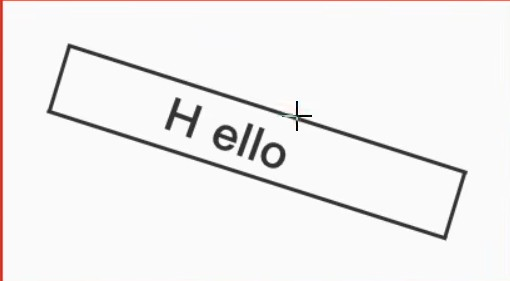
#> input picture img/hello.jpg, 510 x 281 px, found by its file name
$ python lunkuo.py
#> lines starting #> are read from the running program, lines starting #| are printed output that depends on the picture; after the words box and inside, x2 and y2 are one past the last pixel; in counts of white or black regions, pixels touching at a corner belong together
import cv2
import numpy as np

img = cv2.imread('./img/hello.jpg')
#> img is the input picture: shape (281, 510, 3); mean B, G, R 241, 241.1, 242.4

# 变灰度图
gray = cv2.cvtColor(img, cv2.COLOR_BGR2GRAY)
# 二值化
ret, dst = cv2.threshold(gray, 110, 250, cv2.THRESH_BINARY)
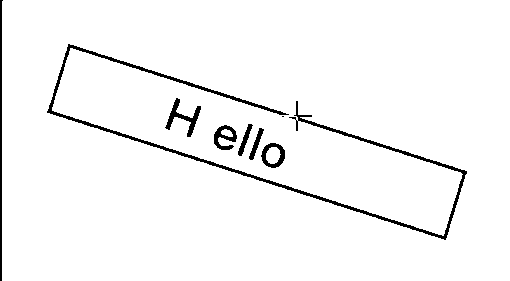
#> dst: shape (281, 510); values 0 (black) and 250 (white), 96.6% white; 8 black regions (1 under 20 px)
# 轮廓查找
cont, hier = cv2.findContours(dst, cv2.RETR_TREE, cv2.CHAIN_APPROX_SIMPLE)
#> cont = 12 contours, 1 with area under 20; largest, box (x1, y1, x2, y2) and area: (2, 0, 510, 281) 141960, (46, 43, 468, 241) 3941, (260, 142, 286, 169) 498, (164, 97, 202, 138) 458, (213, 124, 238, 151) 406

# 绘制轮廓直接修改原图
# 可copy一份
img_copy = img.copy()
cv2.drawContours(img_copy, cont, 1, (0,0,255), 2)
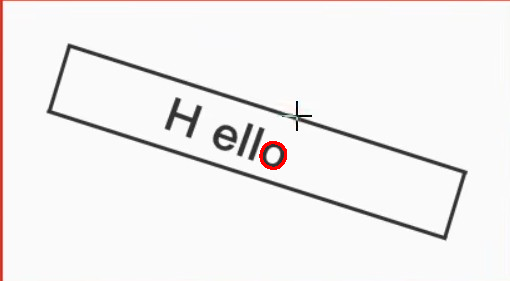
#> img_copy: shape (281, 510, 3); 0.19% of pixels changed, all inside (x1, y1, x2, y2) = (259, 141, 287, 170)

'''
#  面积， 周长
area = cv2.contourArea(cont[1])
pre = cv2.arcLength(cont[1], closed=True)

# 多边形逼近， 近似模拟手的轮廓
approx = cv2.approxPolyDP(cont[0], 20, closed=True)
# approx 是一个轮廓数据
cv2.drawContours(img_copy, [approx], 0, (0,255,0), 2)

# 凸包
hull = cv2.convexHull(cont[0])
cv2.drawContours(img_copy, [hull], 0, (255,0,0), 2)
'''

'''
# 最小外接矩形
# rect是一个Rotated Rect 旋转的矩形， 矩形的起始坐标(x, v)，矩形的长宽，矩形旋转角度
rect = cv2.minAreaRect(cont[1])
box = cv2.boxPoints(rect)
# 坐标必须是整数
box = np.int0(box)
cv2.drawContours(img_copy, [box], 0, (255,0,0), 2)
'''

#  最大外接矩形
x, y, w, h= cv2.boundingRect(cont[1])
#> x = 260; y = 142; w = 26; h = 27
cv2.rectangle(img, (x,y), (x+w, y+h), (0,0,255), 2)
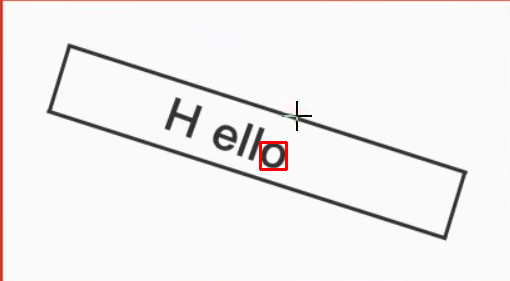
#> img: shape (281, 510, 3); 0.22% of pixels changed, all inside (x1, y1, x2, y2) = (259, 141, 288, 171)


# print("面积：", area, "周长：", pre)
cv2.imshow("img_copy", img_copy)
cv2.waitKey(0)
cv2.destroyAllWindows()

$ run again, with img/20.jpg copied over img/hello.jpg
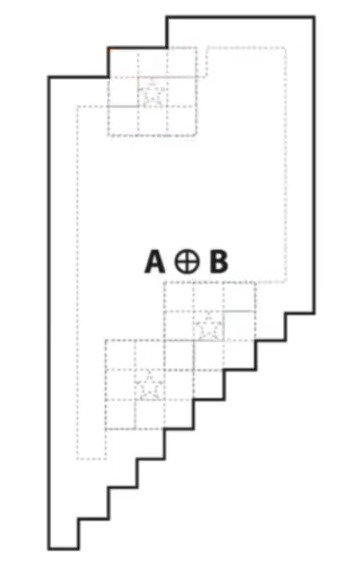
#> input picture img/20.jpg, 358 x 567 px, found by its file name
#> img is the input picture: shape (567, 358, 3); mean B, G, R 247.1, 247.2, 247.2
#> `ret, dst = cv2.threshold(gray, 110, 250, cv2.THRESH_BINARY)`:
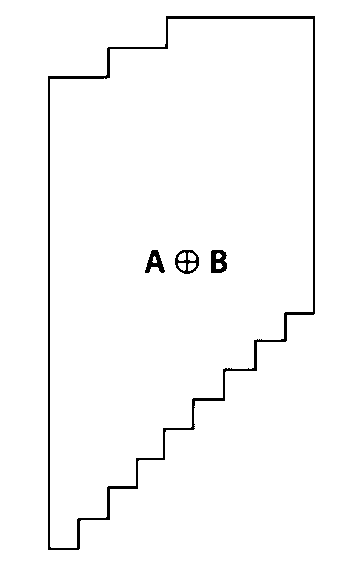
#> dst: shape (567, 358); values 0 (black) and 250 (white), 97.8% white; 4 black regions
#> cont = 13 contours, 1 with area under 20; largest, box (x1, y1, x2, y2) and area: (0, 0, 358, 567) 202062, (47, 15, 316, 551) 106328, (50, 19, 313, 548) 101106, (174, 249, 200, 275) 502, (210, 249, 228, 274) 370
#> img_copy: shape (567, 358, 3); 2.36% of pixels changed, all inside (x1, y1, x2, y2) = (46, 14, 317, 552)
#> x = 47; y = 15; w = 269; h = 536
#> `cv2.rectangle(img, (x,y), (x+w, y+h), (0,0,255), 2)`:
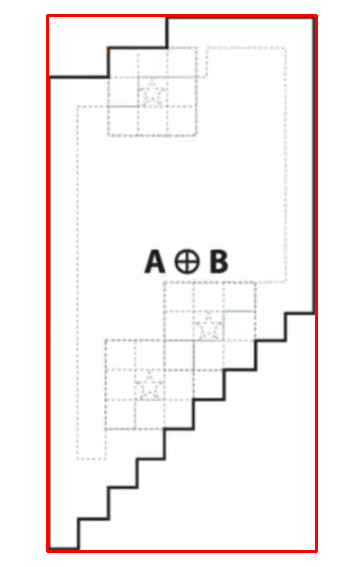
#> img: shape (567, 358, 3); 2.38% of pixels changed, all inside (x1, y1, x2, y2) = (46, 14, 318, 553)
